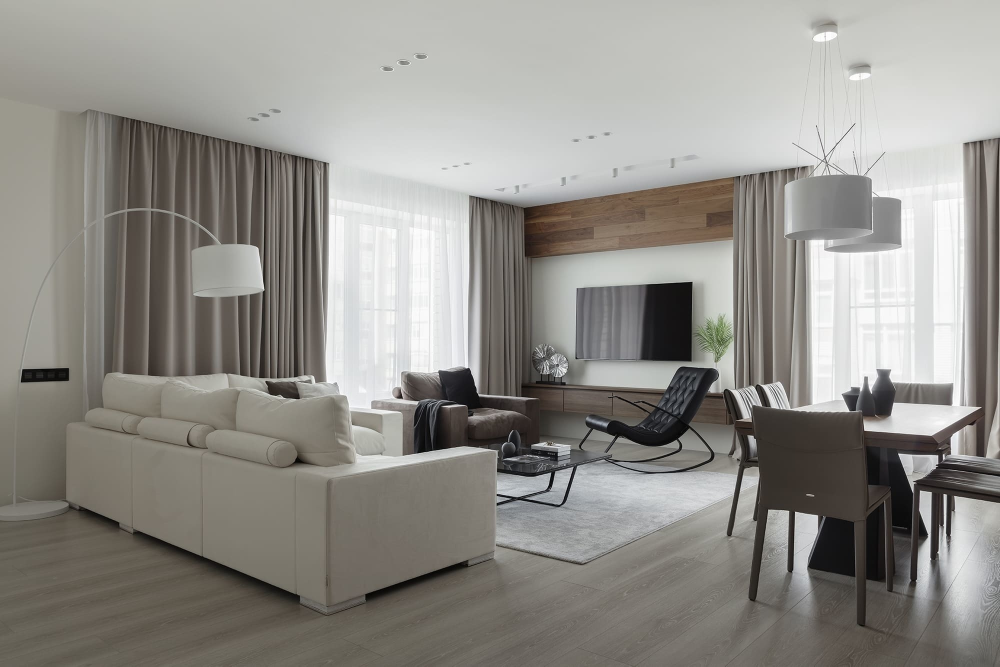
//> input picture test_task/signal-2023-12-14-212155_002.jpeg, 2000 x 1333 px (shown at 1/2 size)
$ ./test_task   (built with g++ and OpenCV 4)
//> lines starting //> are read from the running program, lines starting //| are printed output that depends on the picture; pictures that were not available may be replaced by others from this repository, and a replacement may not be noted
// test_task.cpp : Defines the entry point for the application.
//

#include "test_task.h"

using namespace std;
using namespace cv;

void FastDetector(string image_path) {
//> called with image_path = "signal-2023-12-14-212155_002.jpeg"
    Ptr<FeatureDetector> fastDetector = FastFeatureDetector::create();

    // Завантаження зображення в сірих відтінках
    Mat image = imread(image_path, IMREAD_GRAYSCALE);
//> image: 1333 rows x 2000 cols, CV_8UC1; min 0, max 255, mean 143
    if (image.empty()) {
        cerr << "Could not open or find the image!" << endl;
    }

    // Знаходження ключових точок
    vector<KeyPoint> keypoints;
    fastDetector->detect(image, keypoints);
//> keypoints = 9834 keypoints; strongest (x, y, size): (1591, 1024, 7), (1797, 908, 7), (1888, 989, 7), (1872, 930, 7)

    // Виведення результатів
    Mat output;
    Scalar color(0, 0, 255);
    drawKeypoints(image, keypoints, output, color);
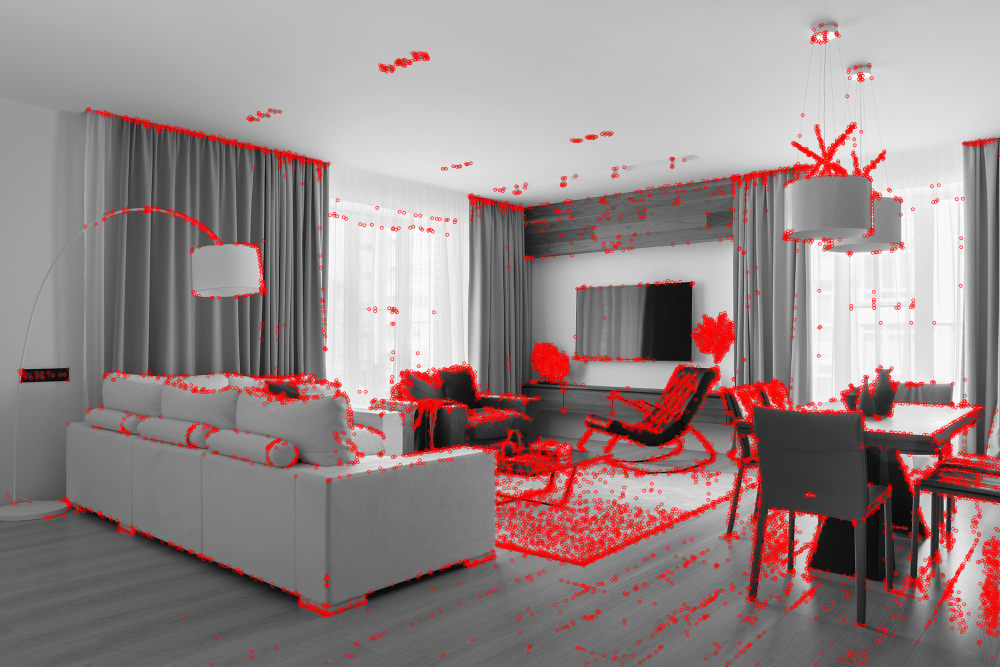
//> output: 1333 rows x 2000 cols, CV_8UC3 (shown at 1/2 size); mean B, G, R 135.4, 135.4, 150.7
    imshow("Fast Keypoints", output);
    waitKey(0);

    cout << "Total Keypoints in Fast Detector: " << keypoints.size() << endl;
//| Total Keypoints in Fast Detector: 9834
//> pass 2 of the loop in main, `for (int i = 0; i < 2; i++)`:
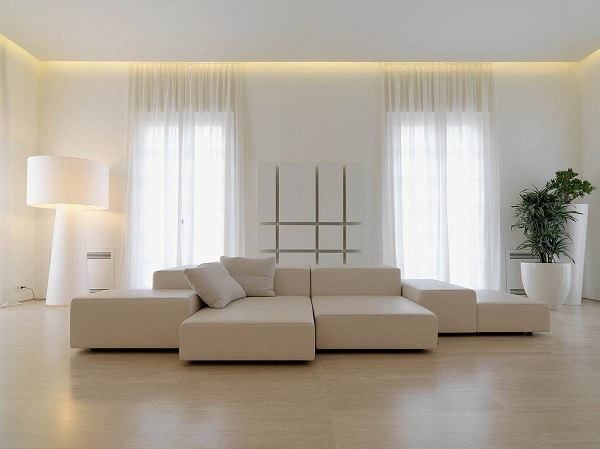
//> input picture test_task/signal-2023-12-14-212155_003.jpeg, 600 x 449 px
//> in FastDetector (call 2), `Mat image = imread(image_path, IMREAD_GRAYSCALE);`:
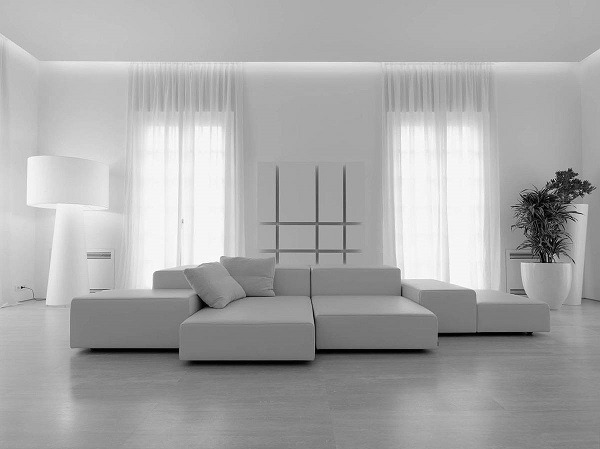
//> image: 449 rows x 600 cols, CV_8UC1; min 0, max 255, mean 168.5
//> keypoints = 1031 keypoints; strongest (x, y, size): (22, 287, 7), (573, 261, 7), (580, 213, 7), (552, 181, 7)
//> in FastDetector (call 2), `drawKeypoints(image, keypoints, output, color);`:
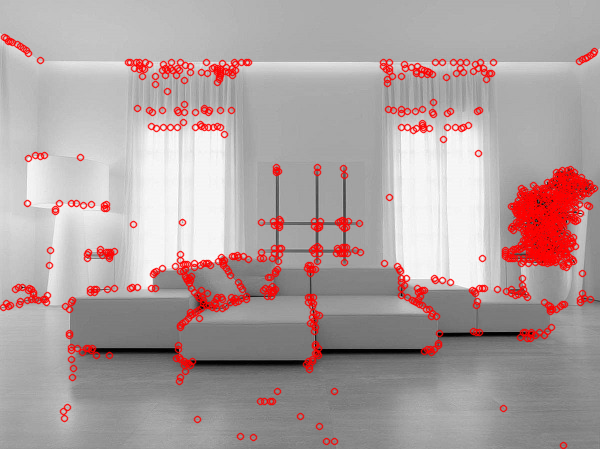
//> output: 449 rows x 600 cols, CV_8UC3; mean B, G, R 160.2, 160.2, 175.5
//| Total Keypoints in Fast Detector: 1031
    string filename = "new_" + image_path;
    imwrite(filename, image);
}


void KLTDetector(string gif_path) {
//> called with gif_path = "4.mp4"
    //Відкрити відео файл
    VideoCapture cap(gif_path);

    // Перевірка чи відео успішно відкрито
    if (!cap.isOpened()) {
        cerr << "Error: Could not open video file." << endl;
    }

    // Отримання першого кадру
    Mat prevFrame;
    cap >> prevFrame;
//> prevFrame is the input picture: 1333 rows x 2000 cols, CV_8UC3; mean B, G, R 137.7, 143, 145.3

    // Перевірка чи вдалося отримати кадр
    if (prevFrame.empty()) {
        cerr << "Error: Could not read video frame." << endl;
    }

    // Конвертація у відтінки сірого
    cvtColor(prevFrame, prevFrame, COLOR_BGR2GRAY);
//> prevFrame: 1333 rows x 2000 cols, CV_8UC1

    // Визначення кутів за допомогою Shi-Tomasi detector
    vector<Point2f> prevCorners;
    goodFeaturesToTrack(prevFrame, prevCorners, 100, 0.01, 10);
//> prevCorners = 100 Points (x, y), first 12: [1797, 907], [1591, 1024], [1871, 930], [1840, 981], [1537, 1020], [1101, 945], [1084, 714], [1888, 989], [1229, 873], [1909, 993], [1862, 985], [805, 797]


    // Параметри алгоритму KLT
    TermCriteria termcrit(TermCriteria::COUNT | TermCriteria::EPS, 20, 0.03);
    Size winSize(31, 31);

    // Основний цикл обробки кадрів
    while (true) {
        // Отримання наступного кадру
        Mat nextFrame;
        cap >> nextFrame;

        if (nextFrame.empty()) {
            cerr << "Error: Could not read next video frame." << endl;
            break;
        }


        // Конвертація у відтінки сірого
        cvtColor(nextFrame, nextFrame, COLOR_BGR2GRAY);

        // Відстеження кутів за допомогою алгоритму KLT
        vector<Point2f> nextCorners;
        vector<uchar> status;
        vector<float> err;
        calcOpticalFlowPyrLK(prevFrame, nextFrame, prevCorners, nextCorners, status, err, winSize, 3, termcrit, 0, 0.001);
//> nextCorners has the same summary as prevCorners; status = 100 values from 1 to 1

        // Відображення результатів на кадрі
        for (size_t i = 0; i < prevCorners.size(); ++i) {
            if (status[i] == 1) {
                circle(nextFrame, nextCorners[i], 3, Scalar(0, 255, 0), -1, 8);
                line(nextFrame, prevCorners[i], nextCorners[i], Scalar(0, 0, 255), 1, 8, 0);
            }
        }
//> this loop made 100 passes
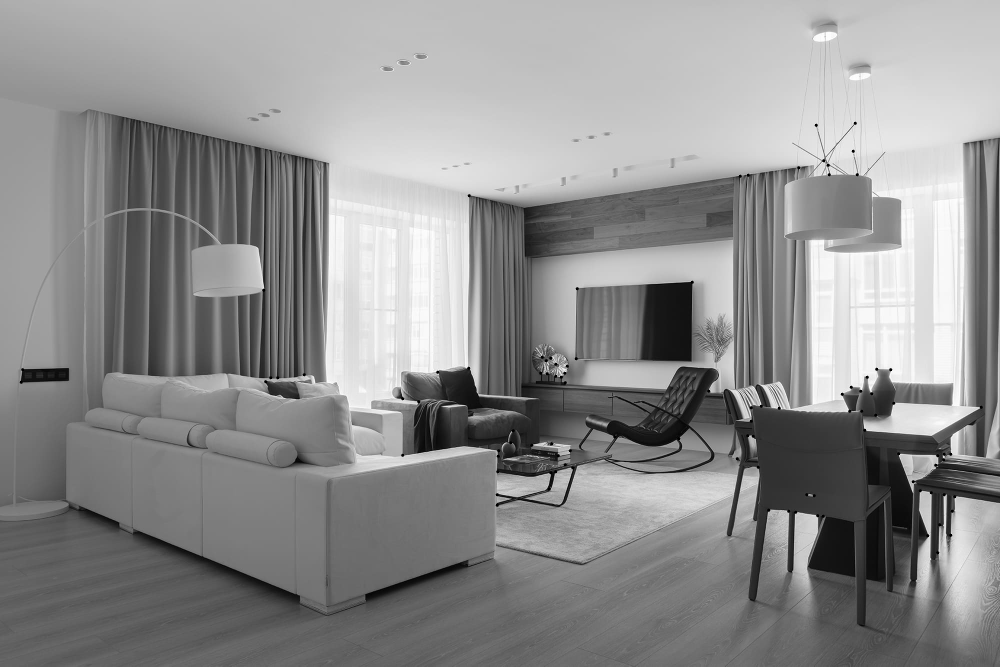
//> nextFrame: 1333 rows x 2000 cols, CV_8UC1 (shown at 1/2 size); min 0, max 255, mean 142.9

        // Відображення кадру
        imshow("KLT Tracking", nextFrame);

        // Збереження кадрів для наступної ітерації
        prevFrame = nextFrame.clone();
        prevCorners = nextCorners;

        // Очікування натискання клавіші для виходу
        if (waitKey(30) == 27) {
//> the Esc key is pressed
            break;  // Клавіша 'Esc' для виходу
        }
    }

    // Завершення
    cap.release();
    destroyAllWindows();
}

int main()
{
    //Вивід FastDetector
    string images[] = { "signal-2023-12-14-212155_002.jpeg", "signal-2023-12-14-212155_003.jpeg" };
    for (int i = 0; i < 2; i++) {
        FastDetector(images[i]);
    }

    //Вивід KLTDetector

    KLTDetector("4.mp4");


    return 0;
}
